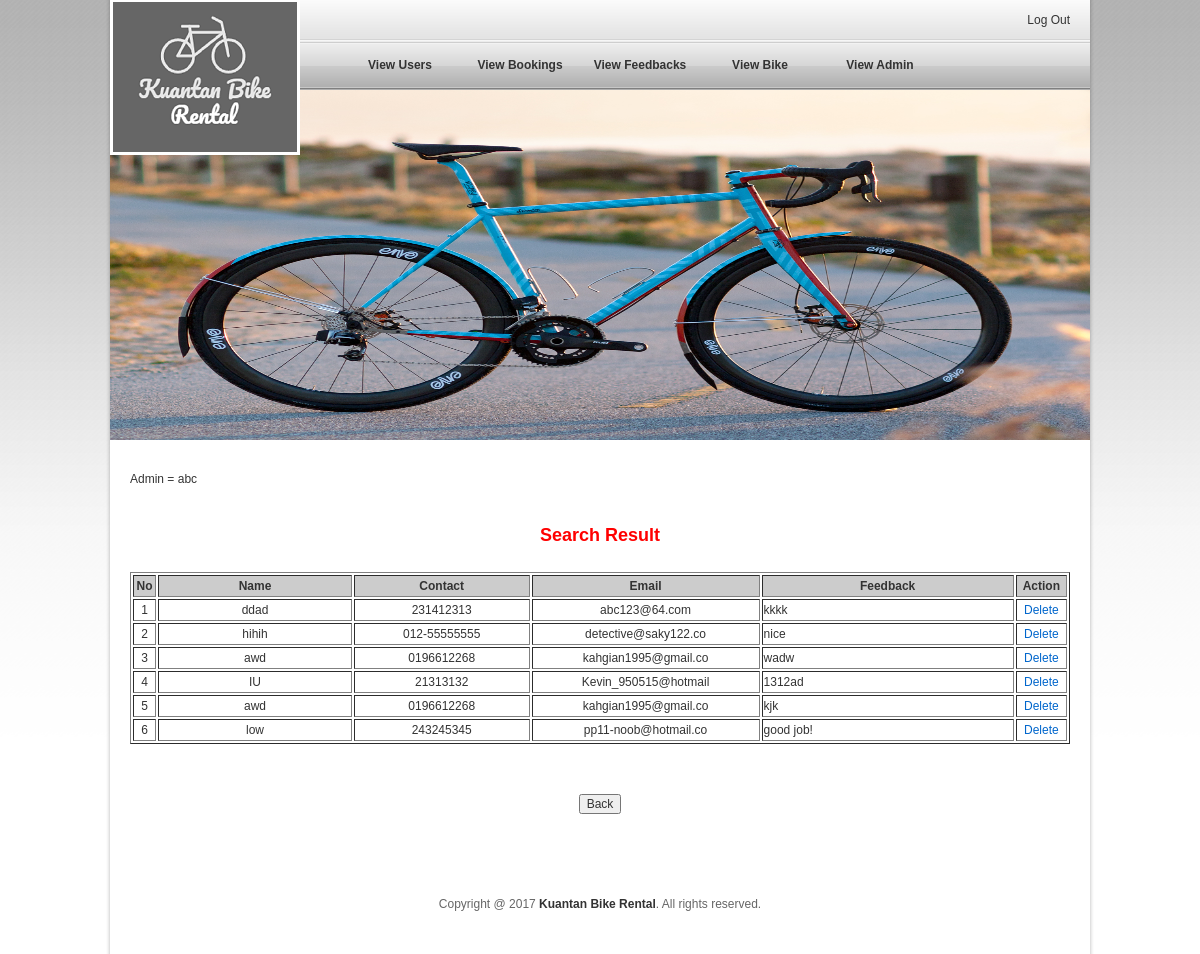
The app's page /searchfeedback.php (signed in) with its own data.
### tables this page shows
CREATE TABLE `user` (
  `id` int(6) NOT NULL,
  `username` varchar(50) NOT NULL,
  `password` varchar(50) NOT NULL
);

CREATE TABLE `feedback` (
  `id` int(6) NOT NULL,
  `name` varchar(50) NOT NULL,
  `contact` varchar(20) NOT NULL,
  `email` varchar(20) NOT NULL,
  `feedback` text NOT NULL
);

### searchfeedback.php (the view, shortened to what this page needs)
<!DOCTYPE html PUBLIC "-//W3C//DTD XHTML 1.0 KuantanBikeRental//EN" "http://www.w3.org/TR/xhtml1/DTD/xhtml1-KuantanBikeRental.dtd">
<html xmlns="http://www.w3.org/1999/xhtml">
<head>
<link href="StyleSheet.css" rel="stylesheet" type="text/css" />
<link href="Navigation.css" rel="stylesheet" type="text/css" />
</head>
<body>
<a id="top"></a><div id="base">
<div id="baseContainer">
    <div id="baseContainerInner">
      <div id="header">
        <a href="admin_panel.php" id="logo"></a>
	<div id="headerTop">
          <div id="headerTopInner">
              <a href="index.php"><span id="login">Log Out</span></a>
          </div>
        </div>
	<div id="nav">
          <div id="navInner">
            <ul id="sfNav">
              <li><a href="viewcustomer.php" id="tab0" class="current">View Users</a></li>
              <li><a href="viewbookings.php" id="tab1">View Bookings</a></li>
              <li><a href="viewfeedback.php" id="tab2">View Feedbacks</a></li>
              <li><a href="viewbikes.php" id="tab3">View Bike</a>
              <li><a href="viewadmin.php" id="tab4">View Admin</a></li>
            </ul>
          </div>
        </div>
	<div class="slideBanner">
      	<img src="image/1.jpg" width="980" height="350" alt=""/>
      	</div>
<div id="bodyContainer">
<div id="columnFull">
<?php
  $id=$_SESSION['SESS_MEMBER_ID'];
  $resulta = mysql_query("SELECT * FROM user WHERE id = '$id'");
			while($row = mysql_fetch_array($resulta))
			{
			echo "Admin = ",$row['username'];
			}
?>
<br>
<br/>
<td>
<form text align="center">
        <h4> Search Result </h4>
    </form>
<br>
  <table border="1" table align="center">
     <tr bgcolor="#cccccc" style="margin-bottom:100px";text align="center"; >
          <th width="20" >No</th>
	  <th width="232">Name</th>
	  <th width="200">Contact</th>
	  <th width="250">Email</th>
	  <th width="300">Feedback</th>
	  <th width="50">Action</th>
     </tr>
<?php
    $query = $_POST['query'];
        $query = htmlspecialchars($query);
        $query = mysql_real_escape_string($query);
        $raw_results = mysql_query("SELECT * FROM feedback WHERE (`Name` LIKE '%".$query."%')");
        while($row3 = mysql_fetch_array($raw_results))
	    {
			echo '<tr>';
			echo '<td text align="center">'.$row3['id'].'</td>';
			echo '<td text align="center">'.$row3['name'].'</td>';
			echo '<td text align="center">'.$row3['contact'].'</td>';
			echo '<td text align="center">'.$row3['email'].'</td>';
			echo '<td>'.$row3['feedback'].'</td>';
			echo '<td text align="center">';
			echo'<a href=deletefeedback.php?id=' . $row3["id"] . '>' . 'Delete' . '</a>';
			echo '</td>';
			echo '</tr>';
        }
		?>
</table>
</td>
</div>
     <form action="viewfeedback.php" method="POST" text align="center">
        <input type="submit" value="Back" />
    </form>
<br><br><br><br><br>
<div id="bottom">
  <div id="bottomContainer">
    <div id="footer">
      <div id="footerInner">
        <p text align="center">Copyright @ 2017 <strong>Kuantan Bike Rental</strong>. All rights reserved.</p>
      </div>
    </div>
  </div>
</div>
</body>
</html>

### StyleSheet.css (style rules this page uses)
html, body, table, input, textarea, select { font: 12px/18px Arial, Helvetica, sans-serif; color: #333; }
h1, h2, h3, h4, h5, h6 { margin: 1.5em 0 0.5em; }
h3, h4, h5, h6 { display: block; padding: 0 10px; }
h4 { color:Red; font-size:1.5em; font-family:Arial; margin:10px 60px; padding-top:20px; text-align:center; }
h1:first-child, h2:first-child, h3:first-child, h4:first-child, h5:first-child, h6:first-child, h1.first, h2.first, h3.first, h4.first, h5.first, h6.first, p.first { margin-top: 0; }
a { color: #06c; text-decoration: none; text-align:center; }
ul { list-style-image: url(../img/arrow-icon.gif); }
ul li { margin-top: 5px; margin-bottom: 5px; }
div { display: block; }
img { border: 0; }
body { background: url("background/background1.jpg") top center repeat-x #fff fixed; text-align: center; margin: 0; padding: 0; -text-shadow: 0 1px 1px #fff; }
#base { text-align: center; }
#baseContainer { margin: 0 auto; width: 990px; background: url("background/background2.jpg") center repeat-y; }
#baseContainerInner { margin: 0 auto; padding: 0 0 20px; width: 980px; text-align: left; }
#logo { display: block; position: absolute; width: 190px; height: 155px; background: url("background/logo.png") top center no-repeat; z-index: 101; }
#headerTop { background: url("background/headertop.gif") bottom center repeat-x #fbfbfb; height: 40px; text-align: right; line-height: 40px; }
#headerTop a { color: #333; }
#headerTopInner { padding: 0 20px; }
#bodyContainer { text-align: justify; }
#columnFull { margin: 30px 20px; padding-bottom: 20px; }
#bottom { position: relative; margin-top: -20px; background: url(../img/footer_bg.jpg) top center repeat-x; color: #000; text-align: center; }
#footer { margin: 0 auto; height: 50px; color: #666; text-align: left; clear: both; }
#footerInner { padding-left: 25px; padding-right: 25px; }
#footer strong { color: #333; }
#footer p { margin: 0; line-height: 40px; }

### Navigation.css (style rules this page uses)
#nav { background: url("background/nav_background1.jpg") repeat-x; height: 50px; line-height: 50px; text-align: right; }
#navInner { float: right; margin-right: 30px; width: 720px; }
#nav #tab0, #nav #tab1, #nav #tab2, #nav #tab3, #nav #tab4, #nav #tab5 { display: block; height: 50px; }
#nav #tab0, #sfNav li:hover ul#sfTab0, #sfNav li.sfHover ul#sfTab0, #nav #tab1, #sfNav li:hover ul#sfTab1, #sfNav li.sfHover ul#sfTab1, #nav #tab2, #sfNav li:hover ul#sfTab2, #sfNav li.sfHover ul#sfTab2, #nav #tab3, #sfNav li:hover ul#sfTab3, #sfNav li.sfHover ul#sfTab3, #nav #tab4, #sfNav li:hover ul#sfTab4, #sfNav li.sfHover ul#sfTab4, #nav #tab5, #sfNav li:hover ul#sfTab5, #sfNav li.sfHover ul#sfTab5 { width: 120px; }
#nav #tab0 { background-position: 0 0; }
#nav #tab1 { background-position: -120px 0; }
#nav #tab2 { background-position: -240px 0; }
#nav #tab3 { background-position: -360px 0; }
#nav #tab4 { background-position: -480px 0; }
#nav #tab0:hover, #nav #tab0.current, #sfNav li.sfHover #tab0 { background-position: 0 -50px; }
#sfNav, #sfNav * { margin: 0; padding: 0; list-style: none; }
#sfNav { line-height: 50px; }
#sfNav li { float: left; position: relative; text-align: center; }
#sfNav a { display: block; position: relative; }
#sfNav { float: left; }
#sfNav a { color: #333; font-weight: bold; }

### searchfeedback.php (style rules this page uses)
.slideBanner { position:relative; height:350px; width:990px; margin:0 auto; }
.slideBanner img { position:absolute; }

### records on screen
user: username "abc"
feedback: id "1", name "ddad", contact "231412313", email "abc123@64.com", feedback "kkkk"
feedback: id "2", name "hihih", contact "012-55555555", email "detective@saky122.co", feedback "nice"
feedback: id "3", name "awd", contact "0196612268", email "kahgian1995@gmail.co", feedback "wadw"
feedback: id "4", name "IU", contact "21313132", email "Kevin_950515@hotmail", feedback "1312ad"
feedback: id "5", name "awd", contact "0196612268", email "kahgian1995@gmail.co", feedback "kjk"
feedback: id "6", name "low", contact "243245345", email "pp11-noob@hotmail.co", feedback "good job!"
